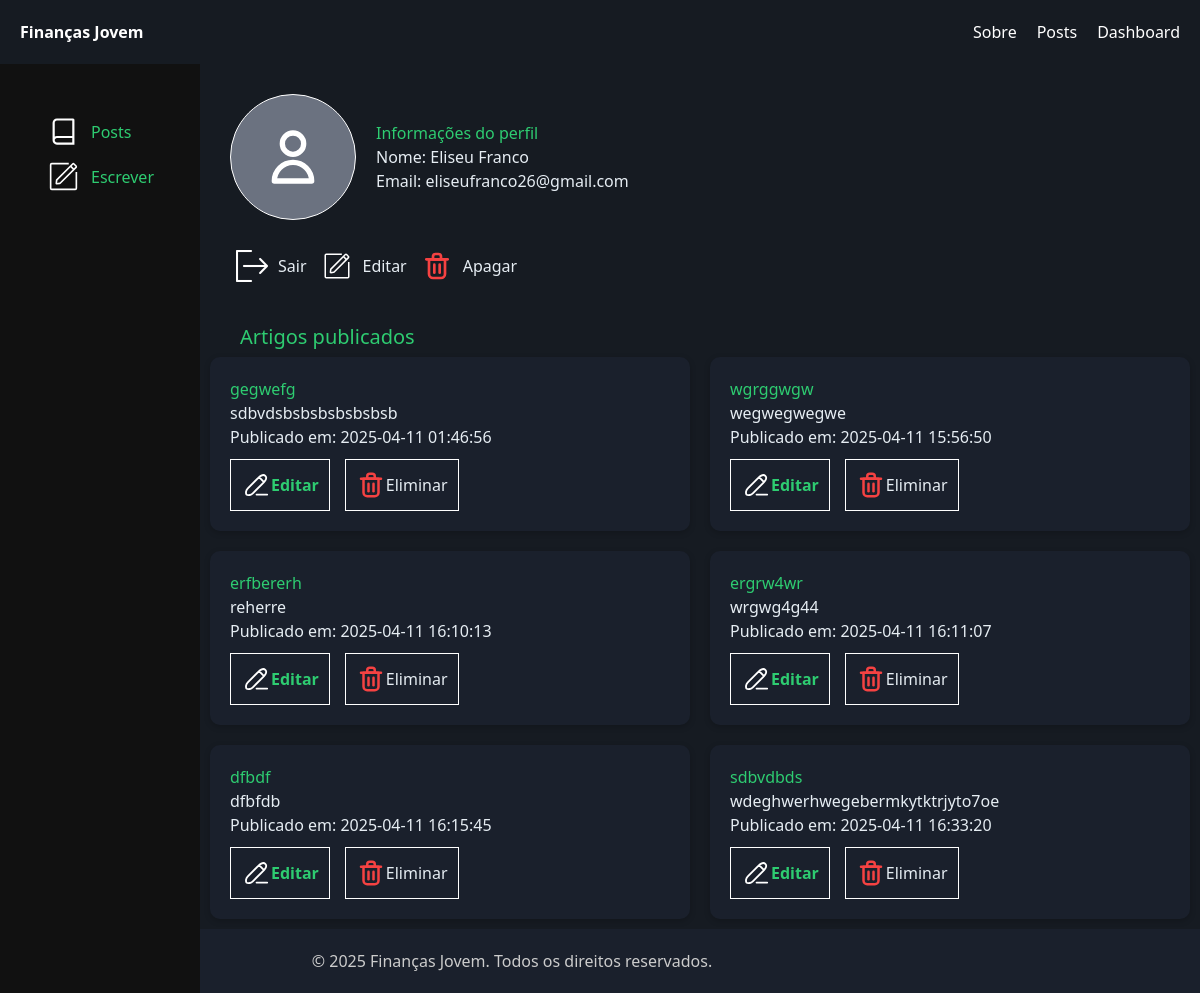
The page /user/dashboard (signed in) on the database its author committed.
### models/user_model.py (models this page shows, shortened)
class Author(db.Model, UserMixin):
    id = db.Column(db.Integer, primary_key = True)
    name = db.Column(db.String(100), nullable = False, unique  = True)
    email = db.Column(db.String(100), nullable = False)
    password_hash = db.Column(db.String(), nullable = True)

### models/post_model.py (models this page shows)
class Post(db.Model):
    id = db.Column(db.Integer, primary_key = True)
    title = db.Column(db.String(100), nullable = False)
    content = db.Column(db.Text(), nullable = False)
    published_date = db.Column(db.DateTime, default = func.now())
    photo = db.Column(db.String(), nullable = True)
    author_id = db.Column(db.Integer, db.ForeignKey("author.id", ondelete="CASCADE"), nullable = False)
    author = db.relationship('Author', backref=db.backref('post', cascade="all, delete-orphan"))

### routes/author_route.py (the view, shortened to what this page needs)
@author_bp.route("/dashboard", methods=["GET","POST"])
@login_required
def dashboard():
    from extensions import UPLOAD_FOLDER
    form = PostForm()
    user_posts = Post.query.filter_by(author_id=current_user.id).all()
    return render_template("dashboard.html", form = form, posts = user_posts)

### routes/author_route.py (called while the page is built)
@login_manager.user_loader
def load_user(user_id):
    return Author.query.get(int(user_id))

### templates/dashboard.html (shortened to what this page needs)
{% extends 'index.html' %} {% block head %}
<link rel="stylesheet" href="{{url_for('static', filename='css/dashboard.css')}}">
{% endblock %} {% block content %}
<main>
  <div class="dashboard">
    <aside class="sidebar-menu">
      <nav class="dashboard-menu">
        <a href="#" class="sub-menu-icon"><img class="sub-icon" src="{{url_for('static', filename='images/book.svg')}}" alt="">Posts</a>
        <button href="#" class="sub-menu-icon" id="write"><img class="sub-icon" src="{{url_for('static', filename='images/write.svg')}}" alt="">Escrever</button>
      </nav>
    </aside>
      <section class="content">
        <div class="header-content">
          <div class="header-info">
            <div class="header-card">
              <div class="profile-pic">
                <img src="{{url_for('static', filename='images/user.svg')}}" alt="">
              </div>
              <div class="info">
                <h3 style="color: #2ecc71; font-weight: 500;">Informações do perfil</h3>
                <p>
                  Nome: {{current_user.name}}
                 </p>
                 <p>Email: {{current_user.email}}</p>
              </div>
            </div>
            <div class="user-actions">
              <a href="{{url_for('user.logout')}}" class="sub-menu-icon"><img class="sub-icon" id="logout" src="{{url_for('static', filename='images/logout.svg')}}" alt="">Sair</a>
              <a href="{{url_for('user.logout')}}" class="sub-menu-icon"><img class="sub-icon" id="logout" src="{{url_for('static', filename='images/write.svg')}}" alt="">Editar</a>
              <a href="{{url_for('user.logout')}}" class="sub-menu-icon"><img class="sub-icon" id="logout" src="{{url_for('static', filename='images/delete.svg')}}" alt="">Apagar</a>
            </div>
          </div>
          </div>
      </section>
      <section class="posts">
        <h2>Artigos publicados</h2>
        <div class="post-content">
          {% if posts %}
            {% for post in posts %}
            <div class="post-card">
              <h3>{{post.title}}</h3>
              <p>
                {{post.content | safe | truncate(100, False, '...')}}
              </p>
              <span>Publicado em: {{post.published_date}}</span>
              <div class="actions">
                <a href="#" class="action"> <img class="action-icon" src="{{url_for('static', filename='images/edit2.svg')}}" alt="">Editar</a>
                <button class="action btn_delete" id="{{post.id}}"> <img class="action-icon" src="{{url_for('static', filename='images/delete.svg')}}" alt="">Eliminar</button>
              </div>
            </div>
            {% endfor %}
          {% else %}
            <p style="justify-content: center;">Sem posts publicados </p>
          {% endif %}
      </section>
    </div>
</main>
{% endblock %}

### static/css/index.css (style rules this page uses)
* { margin: 0; padding: 0; box-sizing: border-box; }
body { font-family: "Inter", sans-serif; background-color: #161b22; color: #e6edf3; }
a { text-decoration: none; }
.posts { flex: 3; display: flex; flex-wrap: wrap; gap: 20px; }
.post-card { background-color: #1a202c; padding: 20px; border-radius: 10px; width: calc(50% - 10px); box-shadow: 0 2px 6px rgba(0, 0, 0, 0.2); }
.post-card p { max-width: 300px; }
.post-card a { color: #2ecc71; font-weight: 600; }

### static/css/dashboard.css (style rules this page uses)
:root { --bg: #f4f4f4; --primary: #161b22; --white: #fff; --gray: #6b7280; --card-bg: #ffffff; --sidebar-width: 250px; }
* { margin: 0; padding: 0; box-sizing: border-box; }
body { font-family: "Segoe UI", sans-serif; background-color: var(--primary); width: 100%; }
.dashboard { display: flex; flex-direction: column; position: sticky; }
.sidebar-menu { height: 100%; width: 200px; position: fixed; z-index: 1; left: 0; background-color: #111; color: #2ecc71; overflow-x: hidden; padding-top: 20px; transition: 0.4s; display: flex; justify-content: center; }
.sidebar-menu nav { display: flex; flex-flow: column; gap: 10px; padding: 20px; text-align: center; }
.sub-menu-icon { display: flex; align-items: center; gap: 10px; }
.sub-icon { width: 35px; }
#logout { width: 32px; margin-left: 4px; }
.header-content { display: flex; gap: 10px; flex-direction: column; }
.header-info { display: flex; flex-direction: column; }
.header-card { padding: 30px; display: flex; align-items: center; gap: 20px; }
.profile-pic { background-color: #6b7280; border: 1px solid #fff; border-radius: 50%; padding: 30px; }
.user-actions { margin-left: 32px; margin-bottom: 30px; display: flex; gap: 10px; }
.posts { display: flex; flex-direction: column; margin-left: 200px; padding: 10px; }
.posts h2 { margin-left: 30px; font-weight: 500; color: #2ecc71; font-size: 20px; }
.post-content { margin-top: -15px; display: flex; gap: 20px; flex-flow: wrap; }
.post-card { flex: auto; width: 400px; }
.post-card h3 { font-weight: 400; color: #2ecc71; }
.actions { margin-top: 10px; display: flex; gap: 15px; }
.action { border: 1px solid #fff; padding: 10px; display: flex; align-items: center; }
.action-icon { width: 30px; }

### rows shown on the page
Author: name "Eliseu Franco", email "eliseufranco26@gmail.com"
Post: title "gegwefg", content "sdbvdsbsbsbsbsbsbsb", published_date "2025-04-11 01:46:56"
Post: title "wgrggwgw", content "wegwegwegwe", published_date "2025-04-11 15:56:50"
Post: title "erfbererh", content "reherre", published_date "2025-04-11 16:10:13"
Post: title "ergrw4wr", content "wrgwg4g44", published_date "2025-04-11 16:11:07"
Post: title "dfbdf", content "dfbfdb", published_date "2025-04-11 16:15:45"
Post: title "sdbvdbds", content "wdeghwerhwegebermkytktrjyto7oe", published_date "2025-04-11 16:33:20"
